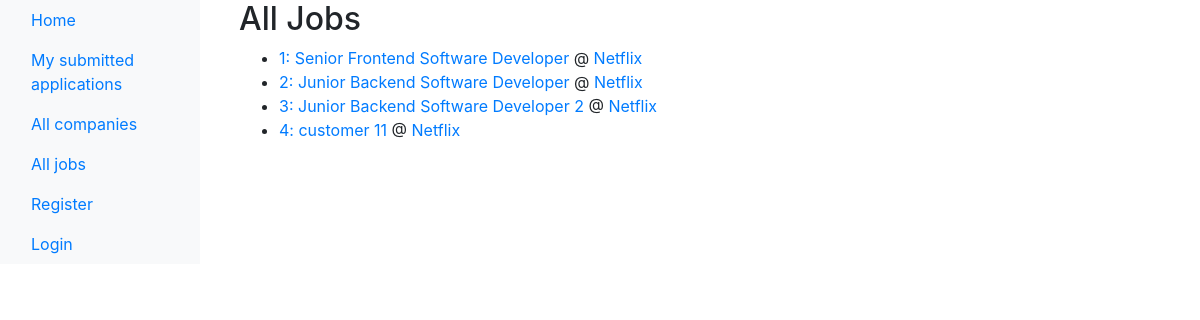
The app's page /jobs/all_jobs/, older data.
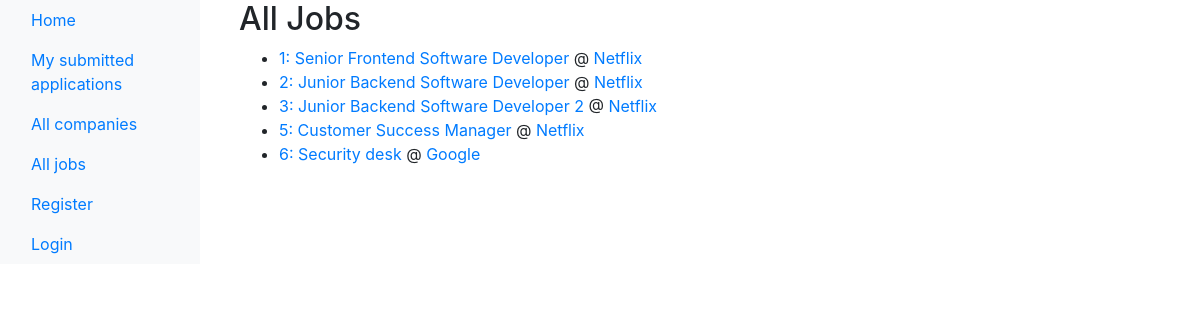
The same page, newer data.
### job_catalog/models.py (models this page shows, shortened)
class JobPosting(models.Model):
    organization = models.ForeignKey(EmployerOrganization, on_delete=models.CASCADE, default = 1)  #we wanted cascaded deletion but FYI django requires explicit selection of on_delete
    title = models.CharField(max_length=100)
    role_overview = models.TextField()
    role_requirements_and_preferences = models.TextField()
    action_steps = models.TextField()
    post_date = models.DateTimeField(auto_now=True)
    expiration_date = models.DateTimeField(default=timezone.now() + timezone.timedelta(days=90))
    is_active = models.BooleanField(default=True)

class EmployerOrganization(models.Model):
    employer_org_name = models.CharField(max_length = 50)
    employer_org_description_box = models.TextField(
        default = 'Describe your organization, but not a specific role or requirements',
        blank = False  #we do not allow job posters to create employer orgs without a description
        )
    representative_claim_token = models.CharField(max_length = 16, default = "join")

### job_catalog/views.py (the view)
# urls.py: path('all_jobs/', views.display_all_jobs, name='all_jobs'),
def display_all_jobs(request):
    all_jobs = JobPosting.objects.all()
    context = {'job_postings_list': all_jobs}  # we are declaring, not pulling variables here
    return render(request, 'job_catalog/all_jobs.html' ,context)

### core/context_processors.py (called while the page is built)
def global_user_groups(request):
    is_job_poster = False
    if request.user.is_authenticated:
        is_job_poster = request.user.groups.filter(name='JobPosters').exists()
    return {
        'is_job_poster': is_job_poster,
    }

### templates/job_catalog/all_jobs.html
{% extends 'base_generic.html' %}
{% block content %}
<div class="container">
    <h2>All Jobs</h2>
    <ul>
    {% for job_posting in job_postings_list %}
        <li>
            <a href="{% url 'job_catalog:job_details' job_posting.id %}">
                {{ job_posting.id }}: {{ job_posting.title }}
            </a>
            @
            <a href="{% url 'job_catalog:company_details' job_posting.organization.id %}">
                {{ job_posting.organization.employer_org_name }}
            </a>
        </li>
    {% endfor %}
    </ul>
</div>
{% endblock %}

Row changes from the older to the newer data that the page shows:
removed JobPosting: id "4", title "customer 11", organization.employer_org_name "Netflix"
added JobPosting: id "5", title "Customer Success Manager", organization.employer_org_name "Netflix"
added JobPosting: id "6", title "Security desk", organization.employer_org_name "Google"
